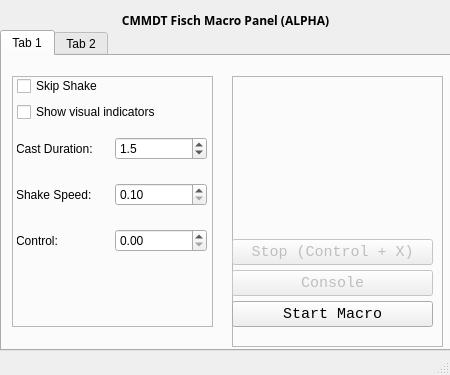
<?xml version="1.0" encoding="UTF-8"?>
<ui version="4.0">
 <class>MainWindow</class>
 <widget class="QMainWindow" name="MainWindow">
  <property name="geometry">
   <rect>
    <x>0</x>
    <y>0</y>
    <width>450</width>
    <height>375</height>
   </rect>
  </property>
  <property name="minimumSize">
   <size>
    <width>450</width>
    <height>375</height>
   </size>
  </property>
  <property name="maximumSize">
   <size>
    <width>450</width>
    <height>375</height>
   </size>
  </property>
  <property name="windowTitle">
   <string>MainWindow</string>
  </property>
  <widget class="QWidget" name="centralwidget">
   <widget class="QLabel" name="label">
    <property name="geometry">
     <rect>
      <x>10</x>
      <y>10</y>
      <width>431</width>
      <height>20</height>
     </rect>
    </property>
    <property name="font">
     <font>
      <family>Noto Kufi Arabic Black</family>
      <bold>true</bold>
     </font>
    </property>
    <property name="text">
     <string>CMMDT Fisch Macro Panel (ALPHA)</string>
    </property>
    <property name="alignment">
     <set>Qt::AlignmentFlag::AlignCenter</set>
    </property>
   </widget>
   <widget class="QTabWidget" name="TheTab">
    <property name="geometry">
     <rect>
      <x>0</x>
      <y>30</y>
      <width>451</width>
      <height>321</height>
     </rect>
    </property>
    <property name="currentIndex">
     <number>0</number>
    </property>
    <widget class="QWidget" name="maincontrols">
     <attribute name="title">
      <string>Tab 1</string>
     </attribute>
     <widget class="QFrame" name="frameone">
      <property name="geometry">
       <rect>
        <x>10</x>
        <y>20</y>
        <width>201</width>
        <height>251</height>
       </rect>
      </property>
      <property name="frameShape">
       <enum>QFrame::Shape::StyledPanel</enum>
      </property>
      <property name="frameShadow">
       <enum>QFrame::Shadow::Raised</enum>
      </property>
      <property name="lineWidth">
       <number>1</number>
      </property>
      <widget class="QWidget" name="verticalLayoutWidget_3">
       <property name="geometry">
        <rect>
         <x>0</x>
         <y>0</y>
         <width>201</width>
         <height>251</height>
        </rect>
       </property>
       <layout class="QVBoxLayout" name="mainlayout1">
        <property name="leftMargin">
         <number>5</number>
        </property>
        <item alignment="Qt::AlignmentFlag::AlignTop">
         <widget class="QCheckBox" name="skipshake">
          <property name="text">
           <string>Skip Shake</string>
          </property>
         </widget>
        </item>
        <item>
         <widget class="QCheckBox" name="visual_indicators">
          <property name="text">
           <string>Show visual indicators</string>
          </property>
         </widget>
        </item>
        <item>
         <widget class="QFrame" name="castdataframe">
          <property name="minimumSize">
           <size>
            <width>0</width>
            <height>40</height>
           </size>
          </property>
          <property name="frameShape">
           <enum>QFrame::Shape::NoFrame</enum>
          </property>
          <property name="frameShadow">
           <enum>QFrame::Shadow::Raised</enum>
          </property>
          <property name="lineWidth">
           <number>0</number>
          </property>
          <widget class="QWidget" name="horizontalLayoutWidget_4">
           <property name="geometry">
            <rect>
             <x>-1</x>
             <y>0</y>
             <width>191</width>
             <height>41</height>
            </rect>
           </property>
           <layout class="QHBoxLayout" name="datalayout">
            <item>
             <widget class="QLabel" name="castdurationlabel">
              <property name="text">
               <string>Cast Duration:</string>
              </property>
             </widget>
            </item>
            <item>
             <widget class="QDoubleSpinBox" name="castduration">
              <property name="decimals">
               <number>1</number>
              </property>
              <property name="minimum">
               <double>1.000000000000000</double>
              </property>
              <property name="maximum">
               <double>69.900000000000006</double>
              </property>
              <property name="singleStep">
               <double>0.250000000000000</double>
              </property>
              <property name="value">
               <double>1.500000000000000</double>
              </property>
             </widget>
            </item>
           </layout>
          </widget>
         </widget>
        </item>
        <item>
         <widget class="QFrame" name="latencydataframe">
          <property name="minimumSize">
           <size>
            <width>0</width>
            <height>40</height>
           </size>
          </property>
          <property name="frameShape">
           <enum>QFrame::Shape::NoFrame</enum>
          </property>
          <property name="frameShadow">
           <enum>QFrame::Shadow::Raised</enum>
          </property>
          <property name="lineWidth">
           <number>0</number>
          </property>
          <widget class="QWidget" name="horizontalLayoutWidget_5">
           <property name="geometry">
            <rect>
             <x>-1</x>
             <y>0</y>
             <width>191</width>
             <height>41</height>
            </rect>
           </property>
           <layout class="QHBoxLayout" name="latencylayout">
            <item>
             <widget class="QLabel" name="latencylabel">
              <property name="text">
               <string>Shake Speed:</string>
              </property>
             </widget>
            </item>
            <item>
             <widget class="QDoubleSpinBox" name="latency">
              <property name="decimals">
               <number>2</number>
              </property>
              <property name="minimum">
               <double>0.100000000000000</double>
              </property>
              <property name="maximum">
               <double>69.900000000000006</double>
              </property>
              <property name="singleStep">
               <double>0.100000000000000</double>
              </property>
              <property name="value">
               <double>0.100000000000000</double>
              </property>
             </widget>
            </item>
           </layout>
          </widget>
         </widget>
        </item>
        <item>
         <widget class="QFrame" name="controldataframe">
          <property name="minimumSize">
           <size>
            <width>0</width>
            <height>40</height>
           </size>
          </property>
          <property name="frameShape">
           <enum>QFrame::Shape::NoFrame</enum>
          </property>
          <property name="frameShadow">
           <enum>QFrame::Shadow::Raised</enum>
          </property>
          <property name="lineWidth">
           <number>0</number>
          </property>
          <widget class="QWidget" name="horizontalLayoutWidget_8">
           <property name="geometry">
            <rect>
             <x>-1</x>
             <y>0</y>
             <width>191</width>
             <height>41</height>
            </rect>
           </property>
           <layout class="QHBoxLayout" name="controllayout">
            <item>
             <widget class="QLabel" name="controllabel">
              <property name="text">
               <string>Control:</string>
              </property>
             </widget>
            </item>
            <item>
             <widget class="QDoubleSpinBox" name="control">
              <property name="decimals">
               <number>2</number>
              </property>
              <property name="minimum">
               <double>0.000000000000000</double>
              </property>
              <property name="maximum">
               <double>1.000000000000000</double>
              </property>
              <property name="singleStep">
               <double>0.050000000000000</double>
              </property>
              <property name="value">
               <double>0.000000000000000</double>
              </property>
             </widget>
            </item>
           </layout>
          </widget>
         </widget>
        </item>
        <item>
         <spacer name="verticalSpacer">
          <property name="orientation">
           <enum>Qt::Orientation::Vertical</enum>
          </property>
          <property name="sizeHint" stdset="0">
           <size>
            <width>20</width>
            <height>40</height>
           </size>
          </property>
         </spacer>
        </item>
       </layout>
      </widget>
     </widget>
     <widget class="QFrame" name="frametwo">
      <property name="geometry">
       <rect>
        <x>230</x>
        <y>20</y>
        <width>211</width>
        <height>271</height>
       </rect>
      </property>
      <property name="frameShape">
       <enum>QFrame::Shape::StyledPanel</enum>
      </property>
      <property name="frameShadow">
       <enum>QFrame::Shadow::Raised</enum>
      </property>
      <property name="lineWidth">
       <number>1</number>
      </property>
      <widget class="QWidget" name="verticalLayoutWidget_4">
       <property name="geometry">
        <rect>
         <x>0</x>
         <y>0</y>
         <width>201</width>
         <height>251</height>
        </rect>
       </property>
       <layout class="QVBoxLayout" name="mainlayout2">
        <property name="spacing">
         <number>5</number>
        </property>
        <property name="leftMargin">
         <number>0</number>
        </property>
        <item>
         <spacer name="extend">
          <property name="orientation">
           <enum>Qt::Orientation::Vertical</enum>
          </property>
          <property name="sizeHint" stdset="0">
           <size>
            <width>20</width>
            <height>40</height>
           </size>
          </property>
         </spacer>
        </item>
        <item>
         <widget class="QPushButton" name="stopbutton">
          <property name="enabled">
           <bool>false</bool>
          </property>
          <property name="font">
           <font>
            <family>Monospace</family>
            <pointsize>11</pointsize>
            <bold>false</bold>
           </font>
          </property>
          <property name="text">
           <string>Stop (Control + X)</string>
          </property>
          <property name="icon">
           <iconset theme="QIcon::ThemeIcon::MediaPlaybackStop"/>
          </property>
          <property name="checkable">
           <bool>false</bool>
          </property>
         </widget>
        </item>
        <item>
         <widget class="QPushButton" name="consolebutton">
          <property name="enabled">
           <bool>false</bool>
          </property>
          <property name="font">
           <font>
            <family>Monospace</family>
            <pointsize>11</pointsize>
            <bold>false</bold>
           </font>
          </property>
          <property name="text">
           <string>Console</string>
          </property>
          <property name="icon">
           <iconset theme="QIcon::ThemeIcon::EditPaste"/>
          </property>
         </widget>
        </item>
        <item>
         <widget class="QPushButton" name="runbutton">
          <property name="font">
           <font>
            <family>Monospace</family>
            <pointsize>11</pointsize>
            <bold>false</bold>
           </font>
          </property>
          <property name="text">
           <string>Start Macro</string>
          </property>
          <property name="icon">
           <iconset theme="QIcon::ThemeIcon::MediaPlaybackStart"/>
          </property>
         </widget>
        </item>
       </layout>
      </widget>
     </widget>
    </widget>
    <widget class="QWidget" name="AdvancedSettings">
     <attribute name="title">
      <string>Tab 2</string>
     </attribute>
    </widget>
   </widget>
  </widget>
  <widget class="QStatusBar" name="statusbar"/>
 </widget>
 <resources/>
 <connections/>
</ui>
